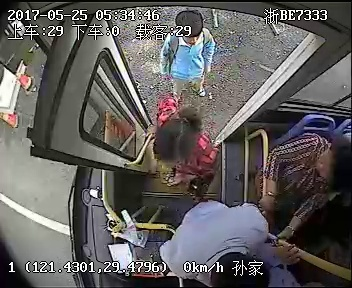
#> input picture images/0_1_f_36.jpg, 352 x 288 px
$ python ROI_test.py
#> lines starting #> are read from the running program, lines starting #| are printed output that depends on the picture
"""
author:  xing xiangrui
time:    2018.9.23  10:32

image program to test image ROI

"""

import cv2
import matplotlib.pyplot as plt

# image load
image_name='0_1_f_36.jpg'
ori_img = cv2.imread(image_name)
#> ori_img is the input picture: shape (288, 352, 3); mean B, G, R 93.1, 94.1, 96.7

ROI_idx=[10,352,40,280]
#ROI
ROI=ori_img[ROI_idx[0]:ROI_idx[1],ROI_idx[2]:ROI_idx[3]]
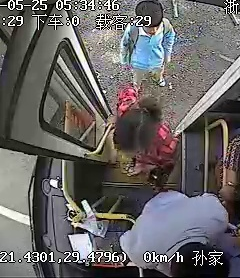
#> ROI: shape (278, 240, 3); mean B, G, R 100.6, 101.1, 103.6

plt.figure

plt.subplot(311)
plt.imshow(ROI)

ROI_temp=ROI.copy()
ori_img[:,:,:]=0
#> ori_img: shape (288, 352, 3); every value is 0
# show image

plt.subplot(312)
plt.imshow(ori_img)

ori_img[ROI_idx[0]:ROI_idx[1],ROI_idx[2]:ROI_idx[3]]=ROI_temp
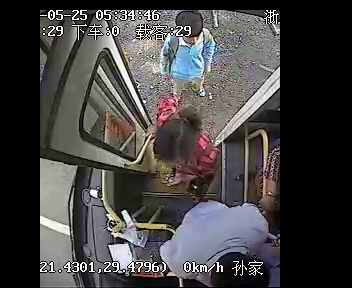
#> ori_img: shape (288, 352, 3); mean B, G, R 66.2, 66.5, 68.2


#ori_img.save('ROI_image.jpg')
plt.subplot(313)
cv2.imwrite("ROI_img.jpg",ori_img)
plt.imshow(ori_img)
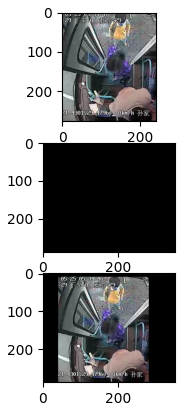
#> figure drawn by matplotlib, 3 panels; B, G, R data is drawn as R, G, B

$ run again, with images/0_1_f_15.jpg copied over images/0_1_f_36.jpg
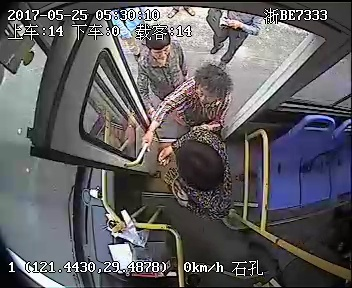
#> input picture images/0_1_f_15.jpg, 352 x 288 px
#> ori_img is the input picture: shape (288, 352, 3); mean B, G, R 96.1, 93.2, 94.7
#> `ROI=ori_img[ROI_idx[0]:ROI_idx[1],ROI_idx[2]:ROI_idx[3]]`:
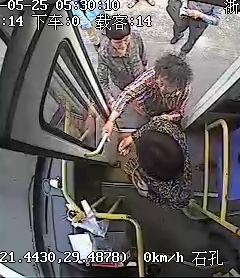
#> ROI: shape (278, 240, 3); mean B, G, R 97.9, 98.4, 102.1
#> `plt.imshow(ori_img)`:
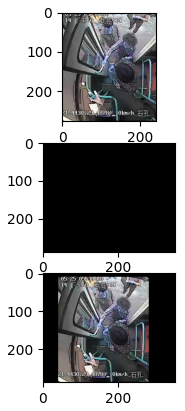
#> figure drawn by matplotlib, 3 panels; B, G, R data is drawn as R, G, B

$ run again, with images/test1.jpg copied over images/0_1_f_36.jpg
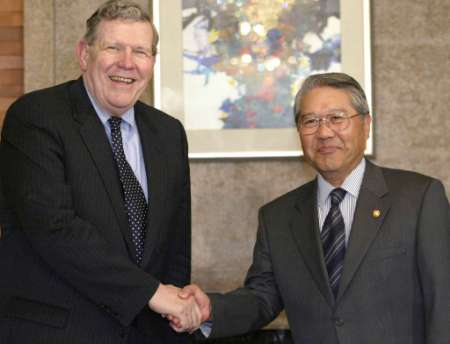
#> input picture images/test1.jpg, 450 x 344 px
#> ori_img is the input picture: shape (344, 450, 3); mean B, G, R 90, 99, 109.5
#> `ROI=ori_img[ROI_idx[0]:ROI_idx[1],ROI_idx[2]:ROI_idx[3]]`:
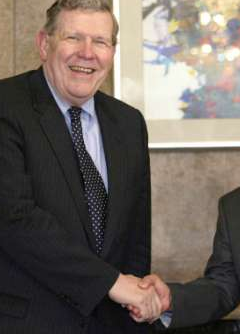
#> ROI: shape (334, 240, 3); mean B, G, R 92.4, 99.5, 108.9
#> `plt.imshow(ori_img)`:
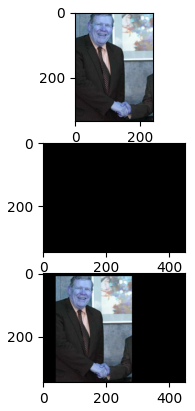
#> figure drawn by matplotlib, 3 panels; B, G, R data is drawn as R, G, B
